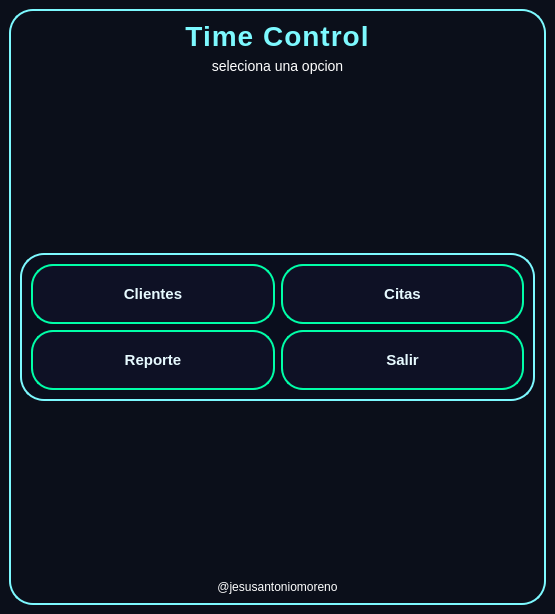
<?xml version="1.0" encoding="UTF-8"?>
<ui version="4.0">
 <class>MainWindow</class>
 <widget class="QMainWindow" name="MainWindow">
  <property name="geometry">
   <rect>
    <x>0</x>
    <y>0</y>
    <width>555</width>
    <height>614</height>
   </rect>
  </property>
  <property name="windowTitle">
   <string>MainWindow</string>
  </property>
  <property name="styleSheet">
   <string notr="true">/*fondo*/
QMainWindow{
background-color: #0b0f1a;


}
/*frame*/
QFrame#frame{
background-color: #0b0f1a;
border:2px solid #7df9ff;
border-radius: 24px;
color:white;

box-shadow:0 0 14px rgba(125,249,255,0.55);
border-image:url(&quot;img/archive-folders-of-administrator-neon-glow-icon-illustration-vector&quot;);


}

QFrame#frameBotones{
background-color: rgba(10,14,30,0.75);
border:2px solid #7df9ff;
border-radius: 24px;

box-shadow:0 0 14px rgba(125,249,255,0.55);
}

/*label*/
QLabel#lblTitulo{
color: #7df9ff;
font-size:28px;
font-weight: 800;
letter-spacing:1px;
border:none;
}

QLabel#lblSubtitulo{
color: white;
font-size:14px;
border:none;
}

QLabel#lblFoter{
color: white;
border:none;

}

/*botones*/
QPushButton{
background-color: rgba(14,18,38,0.9);
color:#e7faff;

border: 2px solid #00ffa8;
border-radius: 22px;

padding: 12px 16px;
font-size:15px;
font-weight: 700;

box-shadow:0 0 12px rgba(0,255,168,0.45);
}

/*hover:cuando paso el maus*/
QPushButton:hover{
background-color: rgba(255,255,255,0.07);
color: white;

border: 2px solid #ff2bd6;
box-shadow: 0 0 18px rgba(255,43,214,0.65);
}

/*presionado*/
QPushButton:pressed{
background-color: rgba(0,255,168,0.10);
border:2px solid #7df9ff;

box-shadow:0 0 22 rgba(125,249,255,0.70);

}</string>
  </property>
  <widget class="QWidget" name="centralwidget">
   <layout class="QVBoxLayout" name="verticalLayout">
    <item>
     <widget class="QFrame" name="frame">
      <property name="styleSheet">
       <string notr="true"/>
      </property>
      <property name="frameShape">
       <enum>QFrame::StyledPanel</enum>
      </property>
      <property name="frameShadow">
       <enum>QFrame::Raised</enum>
      </property>
      <layout class="QVBoxLayout" name="verticalLayout_2">
       <item>
        <widget class="QLabel" name="lblTitulo">
         <property name="font">
          <font>
           <pointsize>-1</pointsize>
           <weight>99</weight>
           <bold>true</bold>
          </font>
         </property>
         <property name="styleSheet">
          <string notr="true">background-color: transparent;</string>
         </property>
         <property name="text">
          <string>Time Control</string>
         </property>
         <property name="alignment">
          <set>Qt::AlignCenter</set>
         </property>
        </widget>
       </item>
       <item>
        <widget class="QLabel" name="lblSubtitulo">
         <property name="font">
          <font>
           <pointsize>-1</pointsize>
          </font>
         </property>
         <property name="styleSheet">
          <string notr="true"/>
         </property>
         <property name="text">
          <string>seleciona una opcion</string>
         </property>
         <property name="alignment">
          <set>Qt::AlignCenter</set>
         </property>
        </widget>
       </item>
       <item>
        <spacer name="spacerTop">
         <property name="orientation">
          <enum>Qt::Vertical</enum>
         </property>
         <property name="sizeHint" stdset="0">
          <size>
           <width>20</width>
           <height>143</height>
          </size>
         </property>
        </spacer>
       </item>
       <item>
        <widget class="QFrame" name="frameBotones">
         <property name="styleSheet">
          <string notr="true"/>
         </property>
         <property name="frameShape">
          <enum>QFrame::StyledPanel</enum>
         </property>
         <property name="frameShadow">
          <enum>QFrame::Raised</enum>
         </property>
         <layout class="QGridLayout" name="gridLayout">
          <item row="0" column="0">
           <widget class="QPushButton" name="btnClientes">
            <property name="minimumSize">
             <size>
              <width>0</width>
              <height>60</height>
             </size>
            </property>
            <property name="font">
             <font>
              <pointsize>-1</pointsize>
              <weight>87</weight>
              <bold>true</bold>
             </font>
            </property>
            <property name="styleSheet">
             <string notr="true"/>
            </property>
            <property name="text">
             <string>Clientes</string>
            </property>
            <property name="QpushButton" stdset="0">
             <string/>
            </property>
           </widget>
          </item>
          <item row="0" column="1">
           <widget class="QPushButton" name="btnCitas">
            <property name="minimumSize">
             <size>
              <width>0</width>
              <height>60</height>
             </size>
            </property>
            <property name="font">
             <font>
              <pointsize>-1</pointsize>
              <weight>87</weight>
              <bold>true</bold>
             </font>
            </property>
            <property name="styleSheet">
             <string notr="true"/>
            </property>
            <property name="text">
             <string>Citas</string>
            </property>
           </widget>
          </item>
          <item row="1" column="0">
           <widget class="QPushButton" name="btnReporte">
            <property name="minimumSize">
             <size>
              <width>0</width>
              <height>60</height>
             </size>
            </property>
            <property name="font">
             <font>
              <pointsize>-1</pointsize>
              <weight>87</weight>
              <bold>true</bold>
             </font>
            </property>
            <property name="styleSheet">
             <string notr="true"/>
            </property>
            <property name="text">
             <string>Reporte</string>
            </property>
           </widget>
          </item>
          <item row="1" column="1">
           <widget class="QPushButton" name="btnSalir">
            <property name="minimumSize">
             <size>
              <width>0</width>
              <height>60</height>
             </size>
            </property>
            <property name="font">
             <font>
              <pointsize>-1</pointsize>
              <weight>87</weight>
              <bold>true</bold>
             </font>
            </property>
            <property name="styleSheet">
             <string notr="true"/>
            </property>
            <property name="text">
             <string>Salir</string>
            </property>
           </widget>
          </item>
         </layout>
        </widget>
       </item>
       <item>
        <spacer name="spacerBottom">
         <property name="orientation">
          <enum>Qt::Vertical</enum>
         </property>
         <property name="sizeHint" stdset="0">
          <size>
           <width>20</width>
           <height>143</height>
          </size>
         </property>
        </spacer>
       </item>
       <item>
        <widget class="QLabel" name="lblFoter">
         <property name="styleSheet">
          <string notr="true"/>
         </property>
         <property name="text">
          <string>@jesusantoniomoreno</string>
         </property>
         <property name="alignment">
          <set>Qt::AlignCenter</set>
         </property>
        </widget>
       </item>
      </layout>
     </widget>
    </item>
   </layout>
  </widget>
 </widget>
 <resources/>
 <connections/>
</ui>
